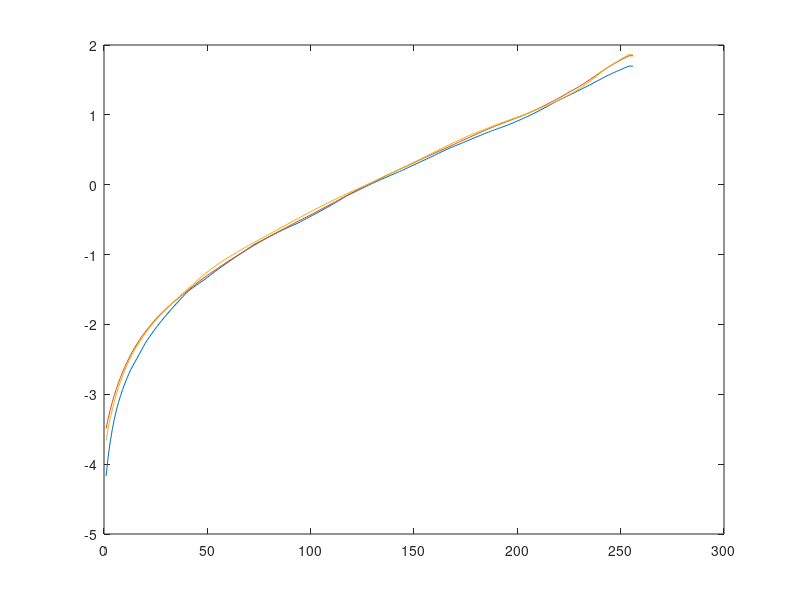
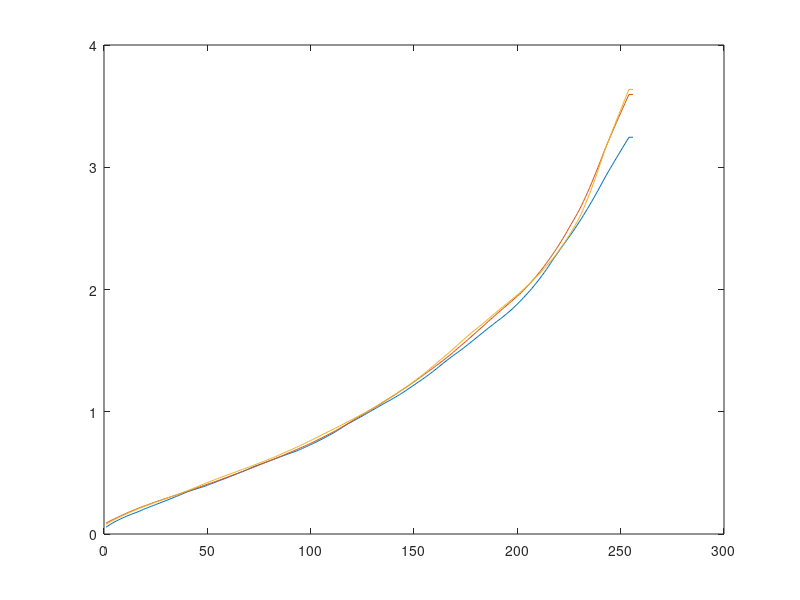

The MATLAB script that drew these images, in order: (Note: this script raises an error after producing the figures.)
%%
load ('gfun.mat');
plot (gfun);
figure();
plot (2.^gfun);

%test commit

%%
%Read the images
for i=1:14
    adress = strcat('img', num2str(i), '.tiff');
    images(:,:,:,i) = imread(adress);
    imagesgray(:,:,i) = rgb2gray(images(:,:,:,i));
end

%Find the x and y of the max intensity of the first image
[maxVal ind] = max(max(imagesgray(:,:,1)));
[x y] = ind2sub(size(imagesgray(:,:,1)), ind);
maxPos = [x y];

%Find the x and y of the min intensity of the last image
[minVal ind] = min(min(imagesgray(:,:,14)));
[x y] = ind2sub(size(imagesgray(:,:,14)), ind);
minPos = [x y];

%Find median value of image 9
I = find(imagesgray(:,:,9) == 128);
[x y] = ind2sub(size(imagesgray(:,:,9)), I);
medianPos =[x(2), y(2)];

maxValues = zeros(14,1);
minValues = zeros(14,1);
medianValues = zeros(14,1);
for i=1:14
    maxValues(i) = imagesgray(maxPos(1),maxPos(2),i);
    minValues(i) = imagesgray(minPos(1),minPos(2),i);
    medianValues(i) = imagesgray(medianPos(1),medianPos(2),i);
end

plot(maxValues)
hold on
plot(minValues)
plot(medianValues)

%%
%tj
t = zeros(14,1);
t(1) = 10;
for i=2:14
    t(i)= t(i-1) * 2;
end

E = double(images);
ffun = 2.^gfun;
for n=1:14
    intensity = images(:,:,:,n);
    E(:,:,:,n) = ffun(intensity+1)/(t(n));
end
    

%% Calculate weigthing picture
zmin = 0;
zmax = 255;

W=images;
W(W > zmax/2) = zmax - W(W > zmax/2);
W=double(W);
W = W/255;

%% Calculate the final image
weigthedImage = W(:,:,:,1) .* E(:,:,:,1);
finalImage = zeros(size(weigthedImage));
 for n=2:14
        weigthedImage = W(:,:,:,n) .* E(:,:,:,n);
        finalImage = imadd(finalImage, weigthedImage);

 end
    
 
%%
%Plot E
for n=1:14
   
    figure();
    imshow(E(:,:,:,n),[]);
  
end
%%
%Plot viktfunktion
for n=1:14
   
    figure();
    imshow(W(:,:,:,n));
  
end

